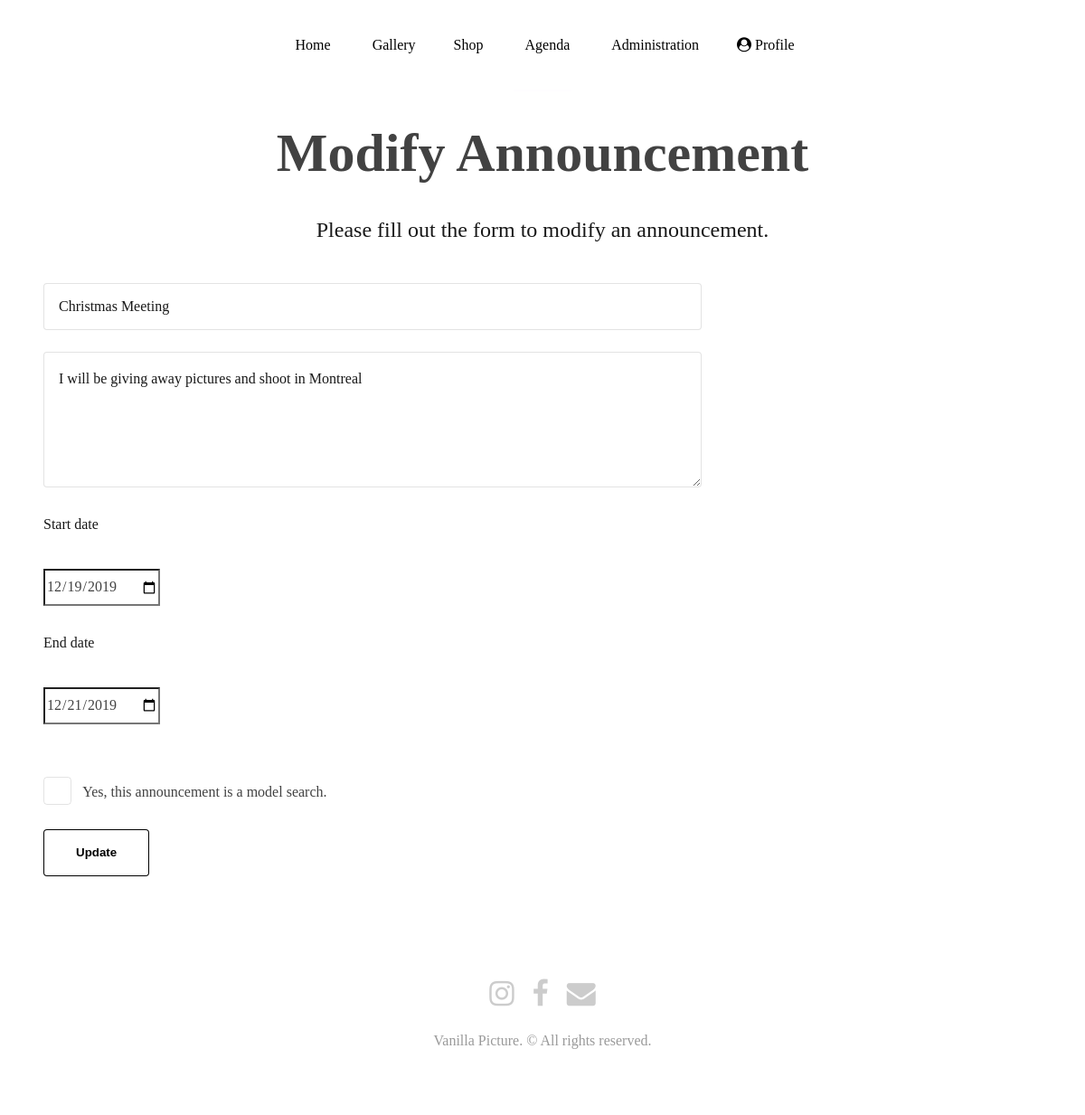
/Website/Announcement/modifyAnnouncementForm.php?announcementId=2 (signed in), run on the app's committed database.
### tables this page shows
CREATE TABLE `announcement` (
  `announcementId` int(11) NOT NULL,
  `announcementDetail` varchar(300) DEFAULT NULL,
  `announcementTitle` varchar(50) DEFAULT NULL,
  `announcementStartDate` date DEFAULT NULL,
  `announcementEndDate` date DEFAULT NULL,
  `announcementModel` tinyint(1) NOT NULL
);

### Website/Announcement/modifyAnnouncementForm.php (the view, shortened to what this page needs)
<?php
if(isset($_SESSION['userSignIn'])) {
if ($_SESSION['userTypeSignIn'] === 'administrator') {
    if(isset($_GET['announcementId'])) {
        $db = mysqli_connect('localhost', 'root', '', 'photography');
        $idSelect = $_GET['announcementId'];
        $id_check_query = "SELECT * FROM announcement WHERE announcementId='$idSelect'";
        $modif_result = mysqli_query($db, $id_check_query);
        $modifPost = mysqli_fetch_assoc($modif_result);
        ?>
        <!DOCTYPE HTML>
        <html lang="en">
        <head>
            <link rel="stylesheet" href="../../assets/css/main.css"/>
        </head>
        <body class="is-preload">
        <?php include '../Navigation/navigation.php' ?>
        <div id="main">
            <div class="wrapper">
                <div class="inner">
                    <header class="major">
                        <h1>Modify Announcement</h1>
                        <p>Please fill out the form to modify an announcement.</p>
                    </header>
                    <div style="margin:auto">
                        <div class="row gtr-200">
                            <form method="post" action="serverAnnouncement.php">
                                <div class="row gtr-uniform">
                                    <div class="col-8  col-12-small col-12-xsmall">
                                        <input type="text" name="title" id="title"
                                               value="<?php echo $modifPost['announcementTitle'] ?>" placeholder="Title"
                                               maxlength="50" required oninvalid="setCustomValidity('Title is invalid')"
                                               oninput="setCustomValidity('')"/>
                                    </div>
                                    <div class="col-8 col-12-small col-12-xsmall">
                                        <textarea name="detail" id="detail" placeholder="Announcement Detail"
                                                  maxlength="300" style="height:150px;weight:100px" required
                                                  oninvalid="setCustomValidity('Details is invalid')"
                                                  oninput="setCustomValidity('')"><?php echo $modifPost['announcementDetail'] ?></textarea>
                                    </div>
                                    <div class="col-8 col-12-small col-12-xsmall">
                                        <p>Start date</p>
                                        <input type="date" name="startDate" id="startDate"
                                               value="<?php echo $modifPost['announcementStartDate'] ?>"
                                               placeholder="Start Date" required/>
                                    </div>
                                    <div class="col-8 col-12-small col-12-xsmall">
                                        <p>End date</p>
                                        <input type="date" name="endDate" id="endDate"
                                               value="<?php echo $modifPost['announcementEndDate'] ?>"
                                               placeholder="End Date" required oninput="check(this)"/>
                                    </div>
                                    <div class="col-8 col-12-xsmall">
                                        <br><input type="checkbox" name="modelPost" id="modelPost" value="modelPost"
                                        <label for="modelPost"> Yes, this announcement is a model search.</label>
                                    </div>
                                    <div class="col-12">
                                        <ul class="actions">
                                            <li>
                                                <button type="submit" value="Update" class="primary"
                                                        name="update_announcement">Update
                                                </button>
                                            </li>
                                        </ul>
                                    </div>
                                </div>
                            </form>
                        </div>
                    </div>
                </div>
            </div>
        </div>
        <?php include '../Footer/footer.php' ?>
        </body>
        </html>
        <?php
        } else {
        header('location: ../../Website/Home/homepage.php#announcementSection');
        }
    } else {
    header('location: ../../Website/SignOut/signOut.php');
}
}else{
    header('location: ../../Website/SignIn/signIn.php');
}?>

### data on the page
announcement: title "Christmas Meeting", detail "I will be giving away pictures and shoot in Montreal", startDate "12/19/2019", endDate "12/21/2019"
